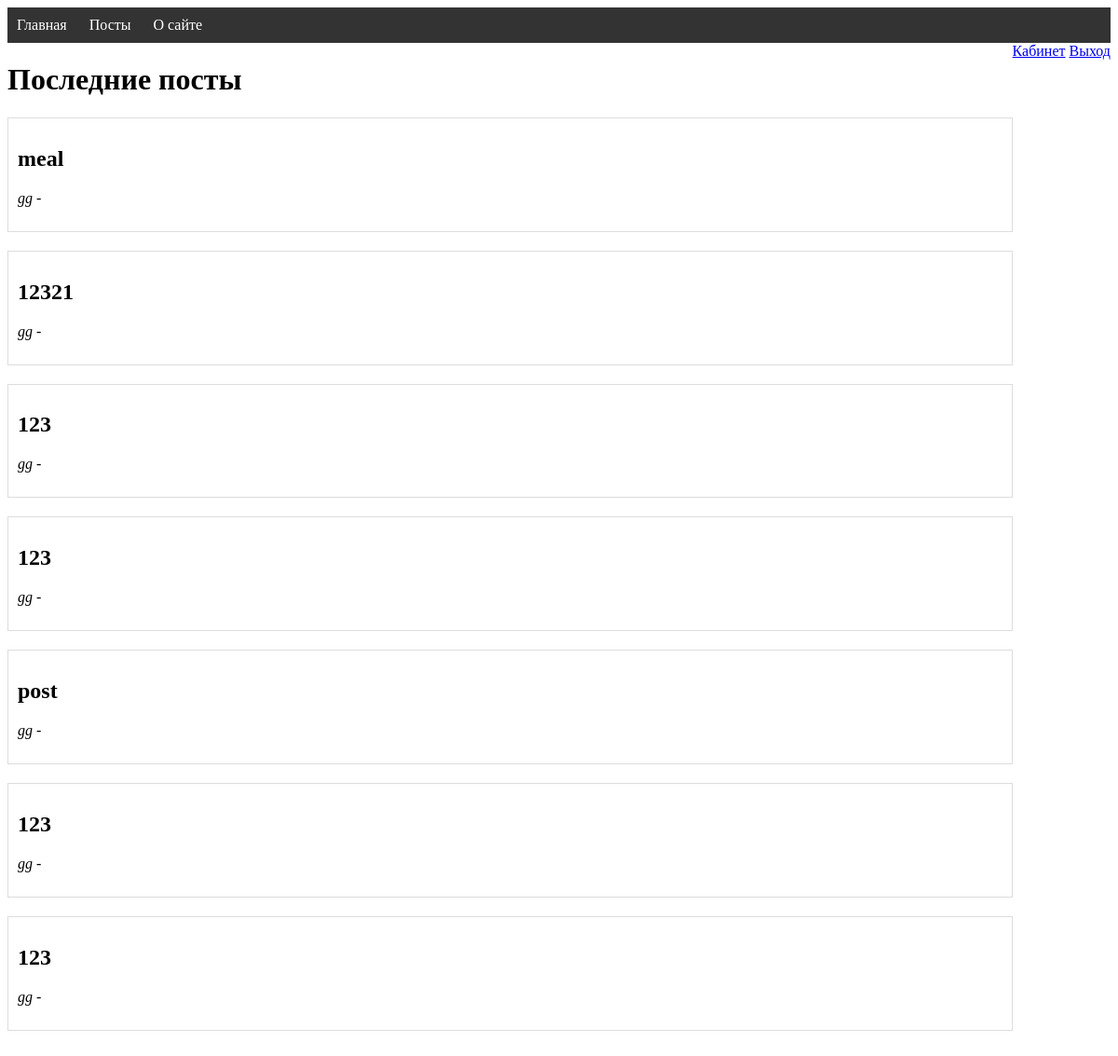
The page / (signed in) on the database its author committed.
### post/models.py (models this page shows, shortened)
class Post(models.Model):
    title = models.CharField(max_length=20, verbose_name='Название')
    post_body = models.TextField(verbose_name='Описание')
    author = models.ForeignKey(User, on_delete=models.PROTECT, verbose_name='Автор')
    comments = models.CharField(max_length=200, verbose_name='Комментарии')
    date = models.DateTimeField(auto_now_add=True, verbose_name='Дата создания')
    cat = models.ForeignKey(CatPost, on_delete=models.PROTECT, verbose_name='Категория', null=True)

### user/models.py (models this page shows, shortened)
class User(AbstractBaseUser):
    username = models.CharField(max_length=20, verbose_name='Username', unique=True)
    password = models.CharField(max_length=128)
    email = models.EmailField(unique=True, null=True)
    is_active = models.BooleanField(default=True)
    is_staff = models.BooleanField(default=False)
    is_superuser = models.BooleanField(default=False)
    USERNAME_FIELD = 'username'
    REQUIRED_FIELDS = []
    objects = UserManager()
    def __init__(self, *args, **kwargs):
        super().__init__(*args, **kwargs)
        self.is_superuser = kwargs.get('is_superuser', False)
    def __str__(self):
        return self.username

### user/views.py (the view)
# urls.py: path('', home, name='home'),
def home(request):
    posts = Post.objects.all().order_by('-date')
    return render(request, 'user/home.html', {'posts': posts})

### user/templates/user/home.html (shortened to what this page needs)
{% extends 'user/base.html' %}
{% block content %}
    <div class="main">
        <h1>Последние посты</h1>
        {% for post in posts %}
            <div class="post">
                <h2>{{ post.title }}</h2>
                <p><em>{{ post.author }} - {{ post.pub_date }}</em></p>
            </div>
        {% endfor %}
    </div>
{% endblock %}

### user/static/css/style.css (style rules this page uses)
.main { flex: 1; }
.post { border: 1px solid #ddd; margin-bottom: 20px; padding: 10px; }

### rows shown on the page
Post: title "meal", author "gg"
Post: title "12321", author "gg"
Post: title "123", author "gg"
Post: title "123", author "gg"
Post: title "post", author "gg"
Post: title "123", author "gg"
Post: title "123", author "gg"
